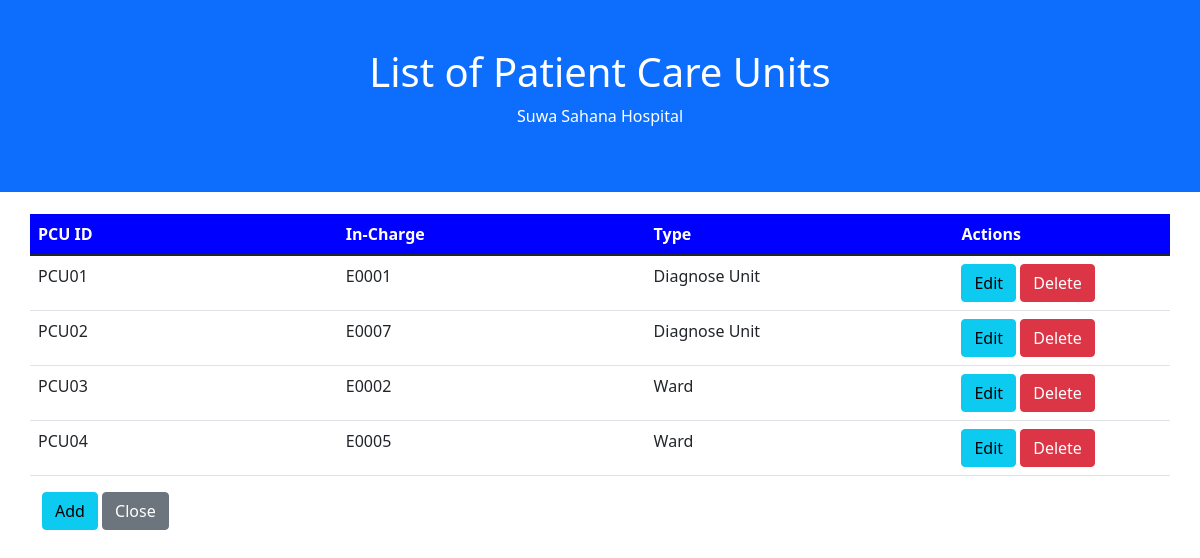
/pages/pcus.php, run on the app's committed database.
### tables this page shows
CREATE TABLE `pcu` (
  `PCU_ID` varchar(5) NOT NULL,
  `In-Charge` varchar(6) NOT NULL,
  `Type` varchar(20) NOT NULL
);

### pages/pcus.php (the view, shortened to what this page needs)
<?php
$database = createMySQLConn();
$res_select = $database->query("SELECT * FROM `pcu`");
?>
<!doctype html>
<html lang="en">
<head>
    <link href="https://cdn.jsdelivr.net/npm/bootstrap@5.1.1/dist/css/bootstrap.min.css" rel="stylesheet"
>
</head>
<body>
<div class="container-fluid p-5 bg-primary text-white text-center">
    <h1>List of Patient Care Units</h1>
    <p>Suwa Sahana Hospital</p>
</div>
<div class="container-fluid" style="margin-top: 20px;" id="nav-bed">
    <div class="container">
        <div class="row justify-content-center">
            <table class="table table-hover">
                <col style="width: 27%;" />
                <col style="width: 27%;" />
                <col style="width: 27%;" />
                <col style="width: 19%;" />
                <thead style="background-color: blue; color: white">
                <tr>
                    <th scope="col">PCU ID</th>
                    <th scope="col">In-Charge</th>
                    <th scope="col">Type</th>
                    <th scope="col">Actions</th>
                </tr>
                </thead>
                <?php
                $row_count = 0;
                while ($row = $res_select->fetch_assoc()): ?>
                    <tr id="row-<?=$row_count?>">
                        <td><?=$row['PCU_ID']?></td>
                        <td><?=$row['In-Charge']?></td>
                        <td><?=$row['Type']?></td>
                        <td>
                            <a href="#row-edit-<?=$row_count?>" class="btn btn-info data-row-toggle">Edit</a>
                            <a href="<?php echo htmlspecialchars($_SERVER["PHP_SELF"]); ?>?delete=<?=$row['PCU_ID']?>" class="btn btn-danger">Delete</a>
                        </td>
                    </tr>
                                <a href="#row-<?=$row_count++?>" class="btn btn-danger update-row-toggle">Close</a>
                <?php endwhile; ?>
            </table>
        </div>
    </div>
    <div class="container">
        <a href="#row-add" class="btn btn-info btn-block" id="btn-add">Add</a>
        <a href="<?php echo $_SESSION['previous_page']; ?>" class="btn btn-secondary btn-block">Close</a>
    </div>
</div>
</body>
</html>

### data on the page
pcu: PCU_ID "PCU01", value "E0001", Type "Diagnose Unit"
pcu: PCU_ID "PCU02", value "E0007", Type "Diagnose Unit"
pcu: PCU_ID "PCU03", value "E0002", Type "Ward"
pcu: PCU_ID "PCU04", value "E0005", Type "Ward"
